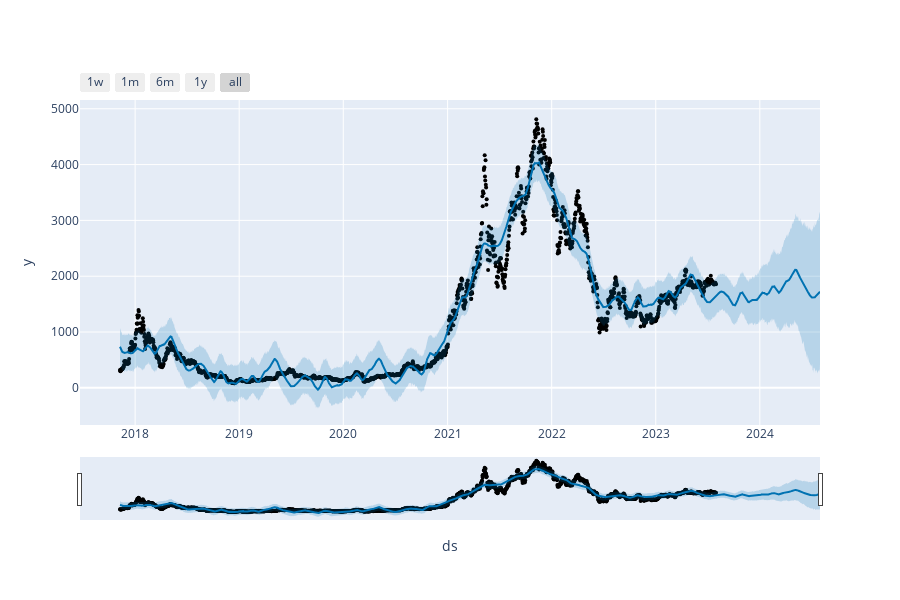

The notebook cell saved with this chart:
### Code cell
plot_plotly(model_p ,forecast)

### Figure 1 — Plotly figure (JSON) as saved in the notebook; plotly's stock layout.template omitted (floating-point values rounded to 4 significant figures; data arrays with more than 128 entries replaced by an {"elided": "..."} marker saying what was removed)
{"data": [{"marker": {"color": "black", "size": 4}, "mode": "markers", "name": "Actual", "type": "scatter", "x": {"elided": "2091 str values"}, "y": {"elided": "2091 float values"}}, {"hoverinfo": "skip", "line": {"width": 0}, "mode": "lines", "type": "scatter", "x": {"elided": "2456 str values"}, "y": {"elided": "2456 float values"}}, {"fill": "tonexty", "fillcolor": "rgba(0, 114, 178, 0.2)", "line": {"color": "#0072B2", "width": 2}, "mode": "lines", "name": "Predicted", "type": "scatter", "x": {"elided": "2456 str values"}, "y": {"elided": "2456 float values"}}, {"fill": "tonexty", "fillcolor": "rgba(0, 114, 178, 0.2)", "hoverinfo": "skip", "line": {"width": 0}, "mode": "lines", "type": "scatter", "x": {"elided": "2456 str values"}, "y": {"elided": "2456 float values"}}], "layout": {"height": 600, "showlegend": false, "width": 900, "xaxis": {"rangeselector": {"buttons": [{"count": 7, "label": "1w", "step": "day", "stepmode": "backward"}, {"count": 1, "label": "1m", "step": "month", "stepmode": "backward"}, {"count": 6, "label": "6m", "step": "month", "stepmode": "backward"}, {"count": 1, "label": "1y", "step": "year", "stepmode": "backward"}, {"step": "all"}]}, "rangeslider": {"visible": true}, "title": {"text": "ds"}, "type": "date"}, "yaxis": {"title": {"text": "y"}}}}
